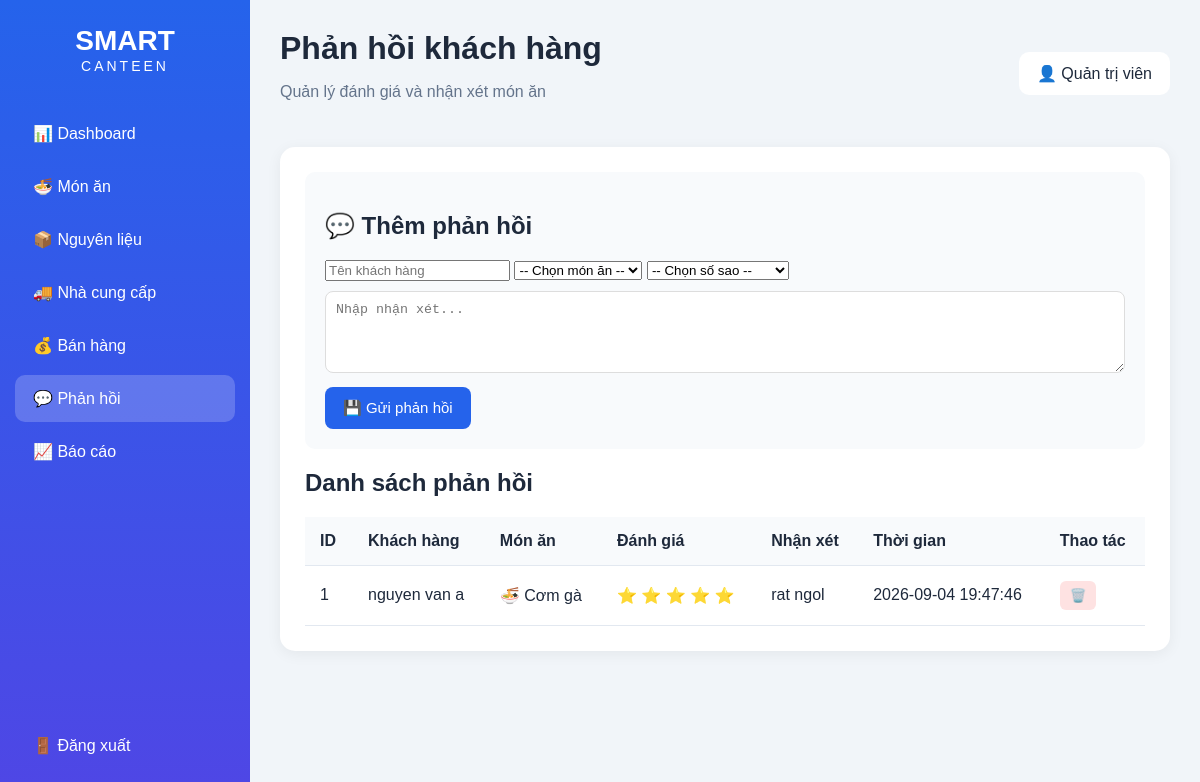
Before: /feedback (signed in) with the older database file.
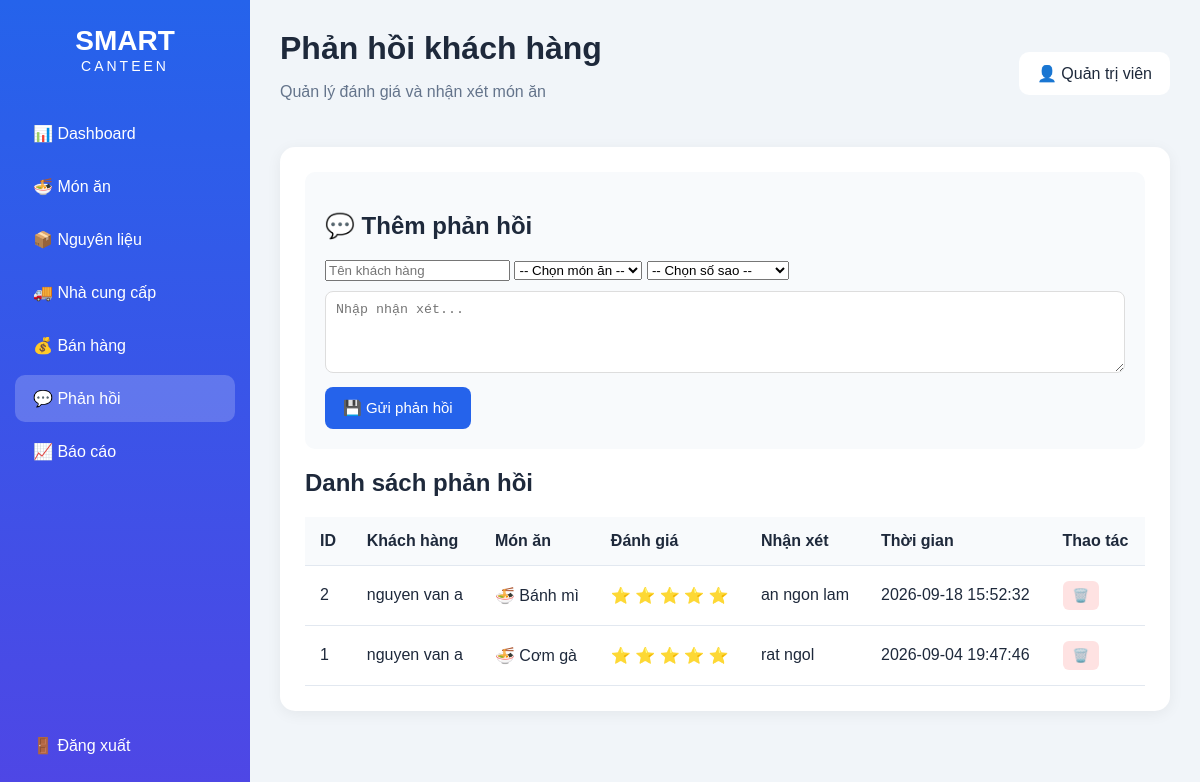
After: the same page with the newer database file.
### tables this page shows
CREATE TABLE feedback (
            id INTEGER PRIMARY KEY AUTOINCREMENT,
            food_id INTEGER,
            customer_name TEXT,
            rating INTEGER,
            comment TEXT,
            created_at TEXT NOT NULL,
            FOREIGN KEY (food_id) REFERENCES foods(id)
        );

CREATE TABLE foods (
            id INTEGER PRIMARY KEY AUTOINCREMENT,
            name TEXT NOT NULL,
            category TEXT NOT NULL,
            price REAL NOT NULL,
            quantity INTEGER DEFAULT 0,
            status TEXT DEFAULT 'Đang bán'
        );

### app.py (the view)
@app.route("/feedback")
@login_required
def feedback():
    conn = get_db()
    feedbacks = conn.execute("""
        SELECT
            feedback.id,
            foods.name AS food_name,
            feedback.customer_name,
            feedback.rating,
            feedback.comment,
            feedback.created_at
        FROM feedback
        LEFT JOIN foods ON feedback.food_id = foods.id
        ORDER BY feedback.id DESC
    """).fetchall()
    foods = conn.execute("""
        SELECT * FROM foods
        ORDER BY name
    """).fetchall()
    conn.close()
    return render_template(
        "feedback.html",
        feedbacks=feedbacks,
        foods=foods
    )

### app.py (called while the page is built)
def get_db():
    conn = sqlite3.connect(DATABASE)
    conn.row_factory = sqlite3.Row
    return conn

def login_required(f):
    @wraps(f)
    def decorated_function(*args, **kwargs):
        if "user_id" not in session:
            return redirect("/")
        return f(*args, **kwargs)
    return decorated_function

### templates/feedback.html (shortened to what the changed rows need)
<!DOCTYPE html>
<html lang="vi">
<head>
    <link
        rel="stylesheet"
        href="/static/css/dashboard.css"
    >
</head>
<body>
<div class="layout">
    <aside class="sidebar">
        <div class="logo">
            <h2>SMART</h2>
        </div>
    </aside>
    <main class="main">
        <header class="topbar">
            <div>
                <h1>
                    Phản hồi khách hàng
                </h1>
            </div>
        </header>
        <section class="panel">
            <div
                style="
                    margin-bottom:20px;
                    padding:20px;
                    background:#f8fafc;
                    border-radius:10px;
                "
            >
                <h2>
                    💬 Thêm phản hồi
                </h2>
            </div>
            <div class="panel-header">
                <h2>
                    Danh sách phản hồi
                </h2>
            </div>
            <table>
                <thead>
                    <tr>
                        <th>ID</th>
                        <th>Khách hàng</th>
                        <th>Món ăn</th>
                        <th>Đánh giá</th>
                        <th>Nhận xét</th>
                        <th>Thời gian</th>
                        <th>Thao tác</th>
                    </tr>
                </thead>
                <tbody>
                {% for item in feedbacks %}
                <tr>
                    <td>
                        {{ item["id"] }}
                    </td>
                    <td>
                        {{ item["customer_name"] or "Ẩn danh" }}
                    </td>
                    <td>
                        🍜 {{ item["food_name"] }}
                    </td>
                    <td>
                        {% for i in range(item["rating"]) %}
                            ⭐
                        {% endfor %}
                    </td>
                    <td>
                        {{ item["comment"] }}
                    </td>
                    <td>
                        {{ item["created_at"] }}
                    </td>
                    <td>
                        <form
                            method="POST"
                            action="/feedback/delete/{{ item['id'] }}"
                            style="display:inline;"
                            onsubmit="return confirm('Bạn có chắc muốn xóa phản hồi này?');"
                        >
                            <button
                                type="submit"
                                class="delete-btn"
                            >
                                🗑️
                            </button>
                        </form>
                    </td>
                </tr>
                {% else %}
                <tr>
                    <td colspan="7">
                        Chưa có phản hồi nào.
                    </td>
                </tr>
                {% endfor %}
                </tbody>
            </table>
        </section>
    </main>
</div>
</body>
</html>

Changed rows visible on the page:
added feedback: id "2", customer_name "nguyen van a", food_name "Bánh mì", rating 5 (drawn), comment "an ngon lam", created_at "2026-09-18 15:52:32"
